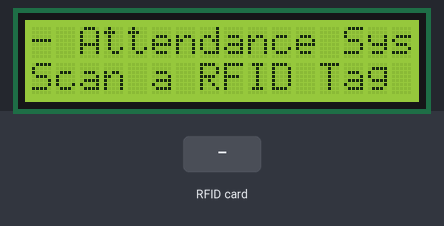
The program below on a simulated ESP32. Parts: 16×2 character LCD. Inputs (shaded band) come from the test bench. What the program prints to the serial monitor is not drawn.

Above: at 1.3 s.
1.4 s: RFID card 5E 7A 19 C4 held to the reader
At 3.2 s:
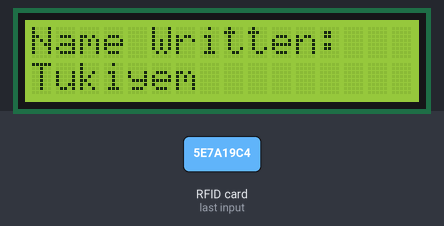
Timing chart, 0 to 4.7 s (numbered marks = the images above; inputs shaded):
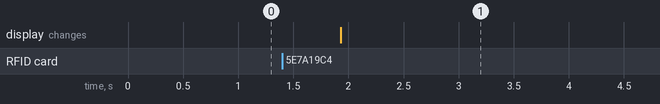

The program:

main.cpp
```cpp
#include <Arduino.h>

// Includes for LCD_I2C
#include <Wire.h>
#include <LiquidCrystal_I2C.h>

// Defines for LCD
int lcdColumns = 16;
int lcdRows = 2;

LiquidCrystal_I2C lcd(0x27, lcdColumns, lcdRows);

// Includes for RFID
#include <SPI.h>
#include <MFRC522.h>

// Definitions for RFID R/W
#define SS_PIN 5
#define RST_PIN 0
#define NR_OF_READERS 2

MFRC522 rfid(SS_PIN, RST_PIN); // Create MFRC522 instance.
MFRC522::MIFARE_Key key;

// Init array that will store new NUID
byte nuidPICC[4];

// Definition of Data that will be written in the Tag / Card
int blockNum = 2;

// Change this name to desired name
byte blockData[16] = {"Tukiyem"};

byte bufferLen = 18;
byte readBlockData[18];
byte sector = 1;

MFRC522::StatusCode status;

/**
 * Helper routine to dump a byte array as hex values to Serial.
 */
void printHex(byte *buffer, byte bufferSize)
{
  for (byte i = 0; i < bufferSize; i++)
  {
    Serial.print(buffer[i] < 0x10 ? " 0" : " ");
    Serial.print(buffer[i], HEX);
  }
}

/**
 * Helper routine to dump a byte array as dec values to Serial.
 */
void printDec(byte *buffer, byte bufferSize)
{
  for (byte i = 0; i < bufferSize; i++)
  {
    Serial.print(buffer[i] < 0x10 ? " 0" : " ");
    Serial.print(buffer[i], DEC);
  }
}

/**
 * Helper routine to dump a byte array as hex values to Serial.
 */
void dump_byte_array(byte *buffer, byte bufferSize)
{
  for (byte i = 0; i < bufferSize; i++)
  {
    Serial.print(buffer[i] < 0x10 ? " 0" : " ");
    Serial.print(buffer[i], HEX);
  }
}

/**************** Write Functions() ****************/

void writeDataToBlock(int blockNum, byte blockDatap[])
{
  // Authenticate using key A
  Serial.println(F("Authenticating using key A..."));
  status = (MFRC522::StatusCode)rfid.PCD_Authenticate(MFRC522::PICC_CMD_MF_AUTH_KEY_A, blockNum, &key, &(rfid.uid));
  if (status != MFRC522::STATUS_OK)
  {
    Serial.print(F("Authentication Failed to Write: "));
    Serial.println(rfid.GetStatusCodeName(status));
    return;
  }
  else
  {
    Serial.println("Authentication Success");
  }

  /* Write Data to the block */
  Serial.print(F("Writing data into block "));
  Serial.print(blockNum);
  Serial.println(F(" ..."));
  dump_byte_array(blockData, 16);
  Serial.println();

  status = (MFRC522::StatusCode)rfid.MIFARE_Write(blockNum, blockData, 16);
  if (status != MFRC522::STATUS_OK)
  {
    Serial.print(F("MIFARE_Write() failed: "));
    Serial.println(rfid.GetStatusCodeName(status));
  }
  else
  {
    Serial.println("Data was written into block successfully.");
  }

  Serial.println();
}

/**************** Write Functions() ****************/

void setup()
{
  Serial.begin(9600); // Initialize serial communications with the PC
  while (!Serial)
    ; // Do nothing if no serial port is opened (added for Arduinos based on ATMEGA32U4)

  lcd.init();
  lcd.backlight();

  SPI.begin();     // Init SPI bus
  rfid.PCD_Init(); // Init MFRC522 card

  // Prepare the key (used both as key A and as key B)
  // using FFFFFFFFFFFFh which is the default at chip delivery from the factory
  for (byte i = 0; i < 6; i++)
  {
    key.keyByte[i] = 0xFF;
  }

  Serial.println("Scan a RFID Tag to write data...");
  lcd.setCursor(0, 0);
  lcd.print("- Attendance System -");
  lcd.setCursor(0, 1);
  lcd.print("Scan a RFID Tag to write data...");
}

/**************** Read Functions() ****************/

void readDataFromBlock(int blockNum, byte readBlockData[])
{
  // Authenticate using key A
  Serial.println(F("Authenticating using key A..."));
  status = (MFRC522::StatusCode)rfid.PCD_Authenticate(MFRC522::PICC_CMD_MF_AUTH_KEY_A, blockNum, &key, &(rfid.uid));
  if (status != MFRC522::STATUS_OK)
  {
    Serial.print(F("Authentication Failed to Write: "));
    Serial.println(rfid.GetStatusCodeName(status));
    return;
  }
  else
  {
    Serial.println("Authentication Success");
  }

  // Read data from the block (again, should now be what we have written)
  Serial.print(F("Reading data from block "));
  Serial.print(blockNum);
  Serial.println(F(" ..."));

  status = (MFRC522::StatusCode)rfid.MIFARE_Read(blockNum, readBlockData, &bufferLen);
  if (status != MFRC522::STATUS_OK)
  {
    Serial.print(F("MIFARE_Read() failed: "));
    Serial.println(rfid.GetStatusCodeName(status));
  }
  else
  {
    Serial.println("Successfully read data from block!");
  }

  Serial.print(F("Data in block "));
  Serial.print(blockNum);
  Serial.println(F(":"));
  dump_byte_array(readBlockData, 16);
  Serial.println();
}

void loop()
{

  // Reset the loop if no new card present on the sensor/reader. This saves the entire process when idle.
  if (!rfid.PICC_IsNewCardPresent())
    return;

  // Select one of the cards
  if (!rfid.PICC_ReadCardSerial())
    return;

  Serial.println("**Card Detected");
  lcd.clear();
  lcd.setCursor(0, 0);
  lcd.print("Card Detected!");

  // Show some details of the PICC (that is: the tag/card)
  Serial.print(F("Card UID:"));
  dump_byte_array(rfid.uid.uidByte, rfid.uid.size);

  Serial.println();

  Serial.print(F("PICC type: "));
  MFRC522::PICC_Type piccType = rfid.PICC_GetType(rfid.uid.sak);
  Serial.println(rfid.PICC_GetTypeName(piccType));

  // Check for compatibility
  if (piccType != MFRC522::PICC_TYPE_MIFARE_MINI && piccType != MFRC522::PICC_TYPE_MIFARE_1K && piccType != MFRC522::PICC_TYPE_MIFARE_4K)
  {
    Serial.println(F("This sample only works with MIFARE Classic cards."));
    return;
  }

  /*---------------- Start to write data to block -----------------*/
  Serial.println("Writing data to block....");
  lcd.clear();
  lcd.setCursor(0, 0);
  lcd.print("Writing data to block...");
  writeDataToBlock(blockNum, blockData);
  /*---------------- Start to write data to block -----------------*/

  /*---------------- Start to read data to block -----------------*/
  Serial.println("Reading data from block...");
  lcd.clear();
  lcd.setCursor(0, 0);
  lcd.print("Reading data from block...");
  readDataFromBlock(blockNum, readBlockData);
  /*---------------- Start to read data to block -----------------*/

  /*---------------- Check the result of the block -----------------*/
  Serial.print("\n");
  Serial.print("Data in Block:");
  Serial.print(blockNum);
  Serial.print(" --> ");
  lcd.clear();
  lcd.setCursor(0, 0);
  lcd.print("Name Written:");
  for (int j = 0; j < 16; j++)
  {
    Serial.write(readBlockData[j]);
    lcd.setCursor(j, 1);
    lcd.write(readBlockData[j]);
  }
  /*---------------- Check the result of the block -----------------*/

  // Halt PICC
  rfid.PICC_HaltA();
  // Stop encryption on PCD
  rfid.PCD_StopCrypto1();
}
```

Measured:
- after the input at 1.4 s, the display: changes after 0.53 s (image 1)
